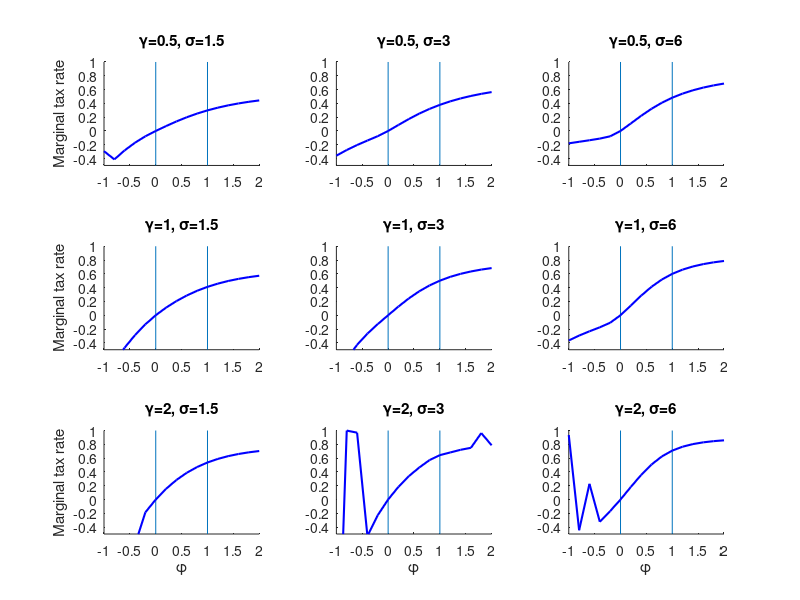

Here is the MATLAB script that generated this plot:
% Plots output from tastes.run AMPL file. 

clear all;
clc;

% Load data
dataFile = importdata('mtr.csv');
assignin('base', 'gamma', dataFile.data(:,1));
assignin('base', 'sigma', dataFile.data(:,2));
assignin('base', 'phi', dataFile.data(:,3));
assignin('base', 'mtr', dataFile.data(:,4));

gammas = unique(gamma);
sigmas = unique(sigma);
nGammas = size(gammas,1);
nSigmas = size(sigmas,1);

yMin = -0.5;
yMax = 1;
axisBnds = [min(phi)
            max(phi)
            yMin
            yMax];

i = 1; % index
for g=1:nGammas
    for s=1:nSigmas
        % Restrict to phis and mtrs for this gamma and sigma
        phiArray = phi(gamma==gammas(g) & sigma==sigmas(s));
        mtrArray = mtr(gamma==gammas(g) & sigma==sigmas(s));
        
        subplot(nGammas,nSigmas,i);
        hold on;
        line([0 0],[yMin yMax]);
        line([1 1],[yMin yMax]);
        line(phiArray,mtrArray,'Color',[0 0 1],'LineWidth',1.5);
        axis(axisBnds);
        hold off;

        if mod(i,3)==1, ylabel('Marginal tax rate'), end
        if i>(nGammas-1)*nSigmas, xlabel('\phi'), end
        title(['\gamma=' num2str(gammas(g)) ', ' '\sigma=' num2str(sigmas(s))]);

        
        i = i+1;
    end
end